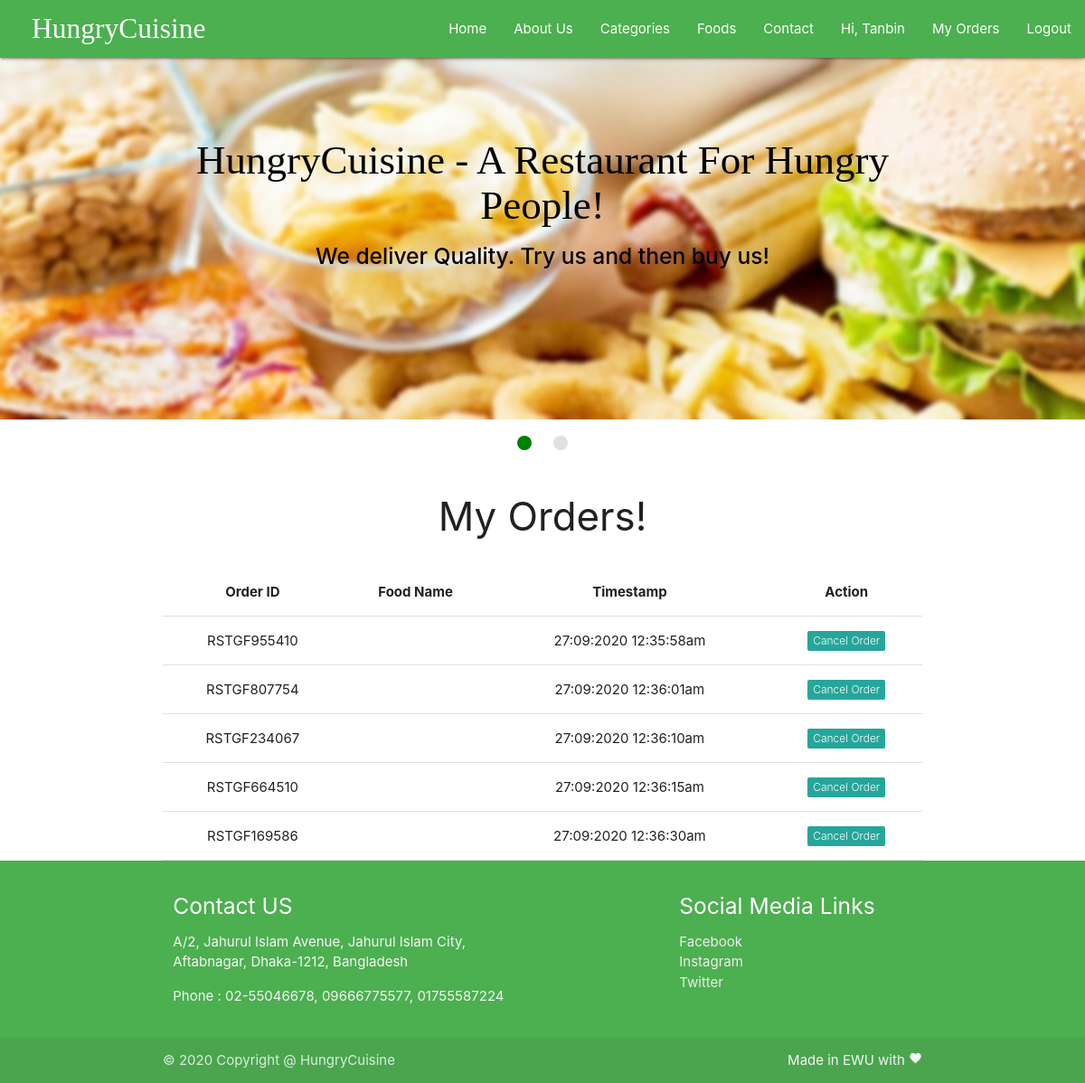
The page /orders.php (signed in) on the database its author committed.
### tables this page shows
CREATE TABLE `orders` (
  `id` int(11) NOT NULL,
  `order_id` varchar(20) NOT NULL,
  `user_id` varchar(10) NOT NULL,
  `food_id` varchar(10) NOT NULL,
  `food_name` text NOT NULL,
  `user_name` varchar(100) NOT NULL,
  `price` int(11) NOT NULL,
  `timestamp` varchar(50) NOT NULL
);

### chunks/order-list.php (the view, shortened to what this page needs)
<?php
require('backends/connection-pdo.php');
$arr_all = array();
if (isset($_SESSION['user_id'])) {
	$sql = 'SELECT * FROM orders WHERE user_id = "'.$_SESSION['user_id'].'"';
	$query  = $pdoconn->prepare($sql);
	$query->execute();
 	$arr_all = $query->fetchAll(PDO::FETCH_ASSOC);
}
?>
<section class="fcategories">
	<div class="container">
		<div class="section white center">
			<h3 class="header">My Orders!</h3>
		</div>
		<?php if (count($arr_all) == 0) {
	echo '<div class="section gray center" style="border: 1px solid black; border-radius: 5px;">
			<p class="header">Sorry, you have not placed any orders yet!</p>
		</div>';
} else {  ?>
    <table class="centered responsive-table">
        <thead>
          <tr>
              <th>Order ID</th>
              <th>Food Name</th>
              <th>Timestamp</th>
              <th>Action</th>
          </tr>
        </thead>
        <tbody>
          <?php
            foreach ($arr_all as $key) {
          ?>
          <tr>
            <td><?php echo $key['order_id']; ?></td>
            <td><?php echo $key['food_name']; ?></td>
            <td><?php echo $key['timestamp']; ?></td>
            <td><a href="../backends/order-delete.php?id=<?php echo $key['order_id']; ?>"><span class="new badge" data-badge-caption="">Cancel Order</span></a></td>
          </tr>
          <?php } ?>
        </tbody>
      </table>
		<?php
			}
		?>
	</div>
</section>

### rows shown on the page
orders: order "RSTGF955410", timestamp "27:09:2020 12:35:58am"
orders: order "RSTGF807754", timestamp "27:09:2020 12:36:01am"
orders: order "RSTGF234067", timestamp "27:09:2020 12:36:10am"
orders: order "RSTGF664510", timestamp "27:09:2020 12:36:15am"
orders: order "RSTGF169586", timestamp "27:09:2020 12:36:30am"

### other values the page prints
$_SESSION['user'] "Tanbin"
